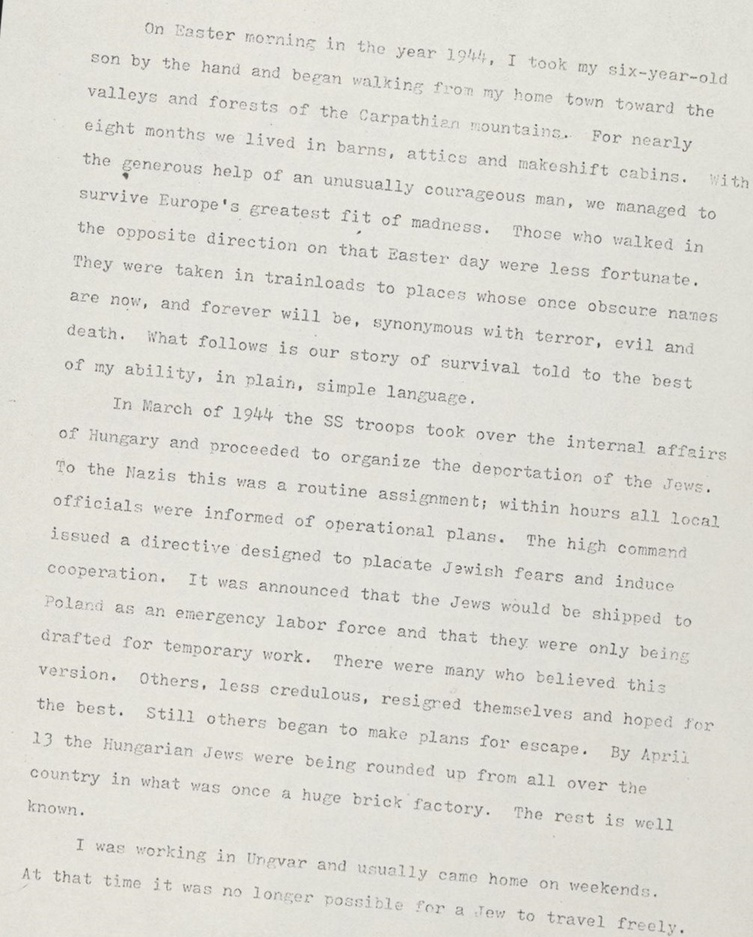
#> input picture Section4-Preprocess_Images_For_TextOCR/data/page_01_rotated.JPG, 753 x 937 px, shrunk from 1006 x 1251 before the run, found by its file name
$ python rotated_deskewing.py
#> lines starting #> are read from the running program, lines starting #| are printed output that depends on the picture; after the words box and inside, x2 and y2 are one past the last pixel; in counts of white or black regions, pixels touching at a corner belong together
# Rotated and Deskewing
# Make sure no borders

import cv2 as cv
import numpy as np

new = cv.imread("Section4-Preprocess_Images_For_TextOCR/data/page_01_rotated.jpg")
#> new is the input picture: shape (937, 753, 3); mean B, G, R 212.5, 219.3, 220.6
cv.imshow('New Image', new)

def getSkewAngle(cvImage) -> float:
  # Prep image, copy, convert to gray scale, blur, and threshold
  newImage = cvImage.copy()
  gray = cv.cvtColor(newImage, cv.COLOR_BGR2GRAY)
  blur = cv.GaussianBlur(gray, (9,9), 0)
  thresh = cv.threshold(blur, 0, 255, cv.THRESH_BINARY_INV + cv.THRESH_OTSU)[1]

  # Apply dilate to merge text into meaningful lines/paragraphs.
  # Use larger kernel on x axis to merge characters into single line, cancelling out any spaces.
  # But use smaller kernel on Y axis to separate between different blocks of text
  kernel = cv.getStructuringElement(cv.MORPH_RECT, (30, 5))
  dilate = cv.dilate(thresh, kernel, iterations=2)

  # Find all contours
  contours, hierarchy = cv.findContours(dilate, cv.RETR_LIST, cv.CHAIN_APPROX_SIMPLE)
  contours = sorted(contours, key= cv.contourArea, reverse = True)
  for c in contours:
    rect = cv.boundingRect(c)
    x,y,w,h = rect
    cv.rectangle(newImage, (x,y), (x+w, y+h), (0,255,0), 2)

    # Find largest contour and surround in min area box
    largestContour = contours[0]
    print(len(contours))
    minAreaRect = cv.minAreaRect(largestContour)
    cv.imwrite("Section4-Preprocess_Images_For_TextOCR/temp/boxes.jpg", newImage)

    # Determine the angle. Convert it to the value that was originally used to obtain skewed image
    angle = minAreaRect[-1]
    if angle < -45:
      angle = 90 + angle
    return -1.0 * angle

# Rotate the image around its center
def rotateImage(cvImage, angle:float):
  newImage = cvImage.copy()
  (h, w) = newImage.shape[:2]
  center = (w//2, h//2)
  M = cv.getRotationMatrix2D(center, angle, 1.0)
  newImage = cv.warpAffine(newImage, M, (w,h), flags=cv.INTER_CUBIC, borderMode=cv.BORDER_REPLICATE)
  return newImage

# Deskew image
def deskew(cvImage):
  angle = getSkewAngle(cvImage)
#> in getSkewAngle, `thresh = cv.threshold(blur, 0, 255, cv.THRESH_BINARY_INV + cv.THRESH_O..`:
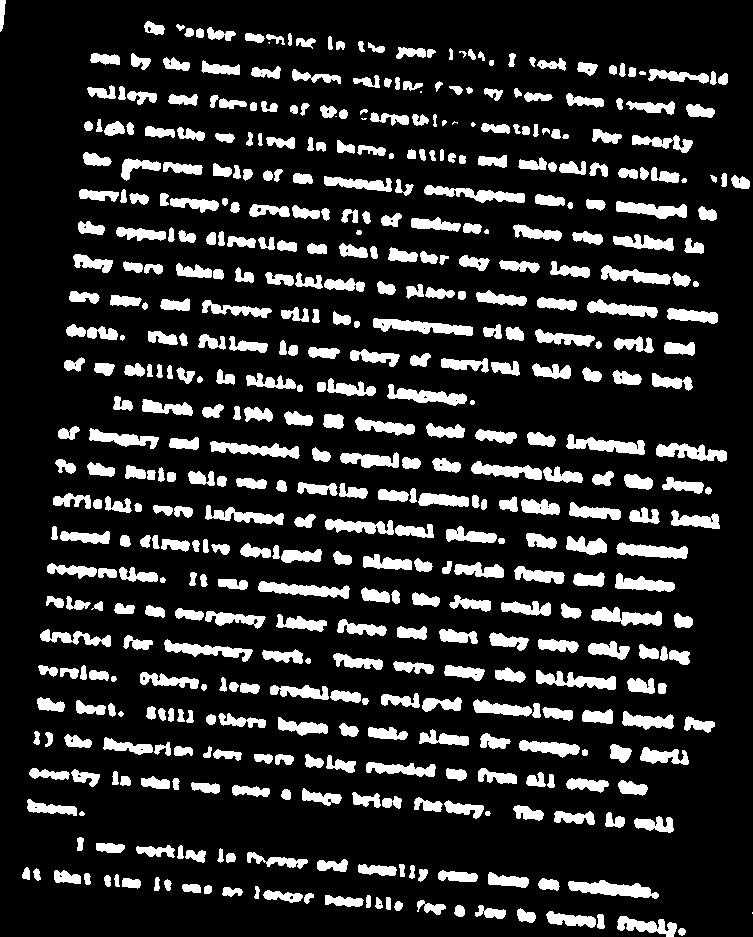
#> thresh: shape (937, 753); 16.2% white; 498 white regions (7 under 20 px), largest, box (x1, y1, x2, y2) and area: (373, 318, 473, 336) 956, (568, 880, 659, 899) 953, (258, 581, 350, 599) 870
#> in getSkewAngle, `dilate = cv.dilate(thresh, kernel, iterations=2)`:
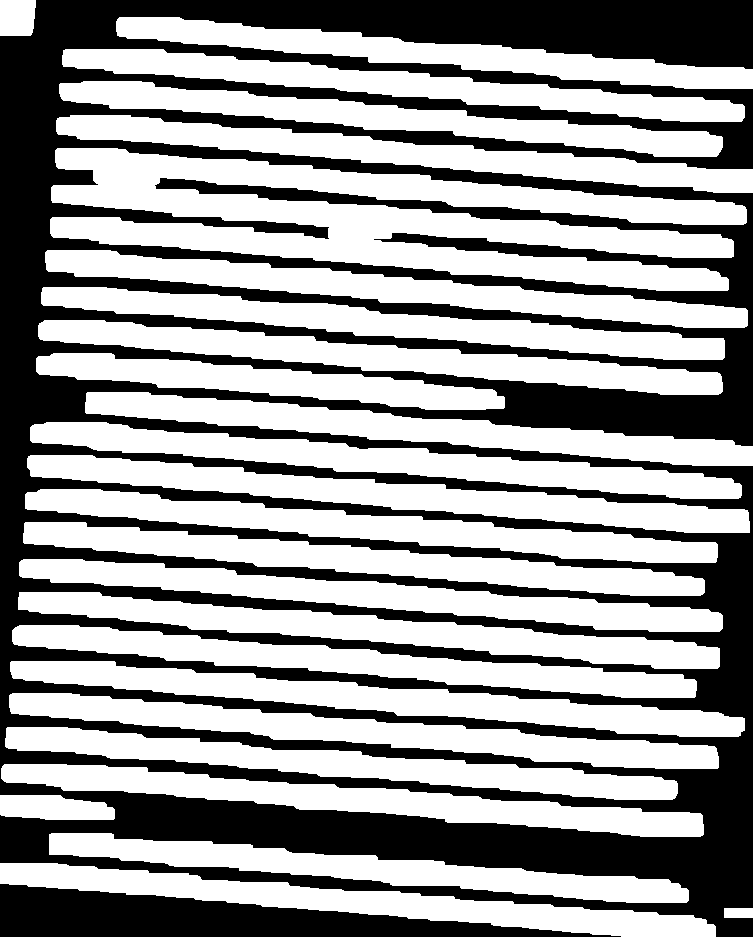
#> dilate: shape (937, 753); 59.1% white; 2 black regions
#> in getSkewAngle, `contours, hierarchy = cv.findContours(dilate, cv.RETR_LIST, cv.CHAIN_A..`: contours = 26 contours; largest, box (x1, y1, x2, y2) and area: (50, 148, 747, 291) 48343, (27, 455, 750, 533) 17296, (10, 661, 745, 737) 17256, (9, 693, 719, 769) 16880, (30, 422, 742, 499) 16805
#> the loop in getSkewAngle, `for c in contours:` made 1 pass
#> (x, y, w, h, minAreaRect, angle) on pass 1: (50, 148, 697, 143, ((397.1, 220.7), (96.82, 695.4), -84.99), 5.01)
#| 26
#> pass 1, in getSkewAngle, `cv.imwrite("Section4-Preprocess_Images_For_TextOCR/temp/boxes.jpg", ne..`:
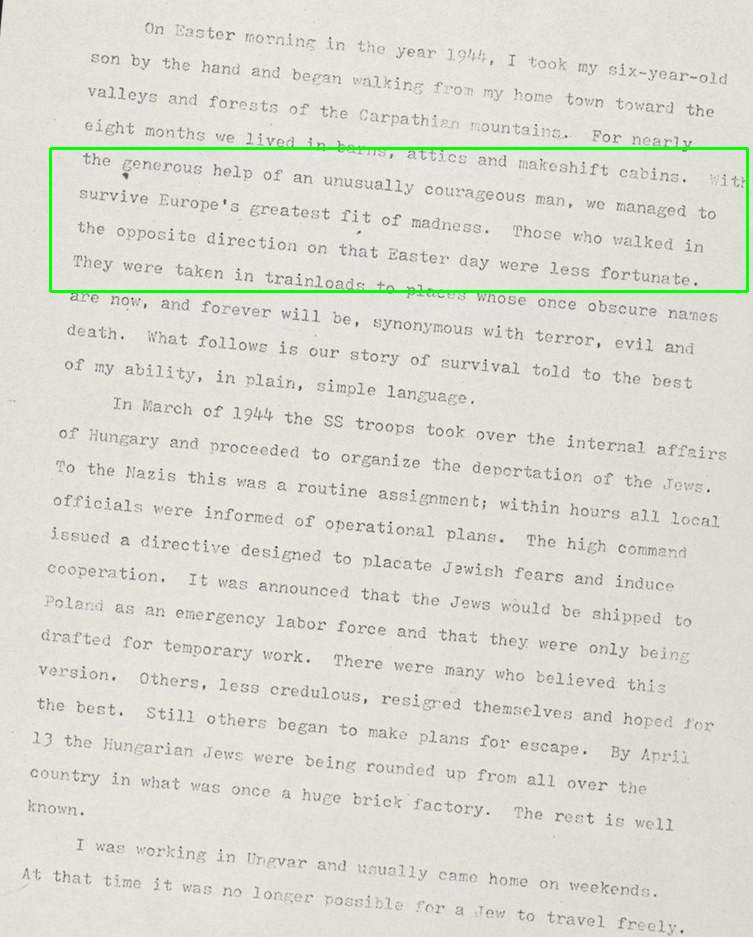
#> saved as boxes.jpg: shape (937, 753, 3); mean B, G, R 210.9, 219.6, 219
  return rotateImage(cvImage, -1.0 * angle)

# Rotate the image to the best view angle
fixed = deskew(new)
#> in deskew, `angle = getSkewAngle(cvImage)`: angle = -5.01
#> in rotateImage, `M = cv.getRotationMatrix2D(center, angle, 1.0)`: M = [[0.996, 0.0874, -39.46], [-0.0874, 0.996, 34.65]]
#> in rotateImage, `newImage = cv.warpAffine(newImage, M, (w,h), flags=cv.INTER_CUBIC, bor..`:
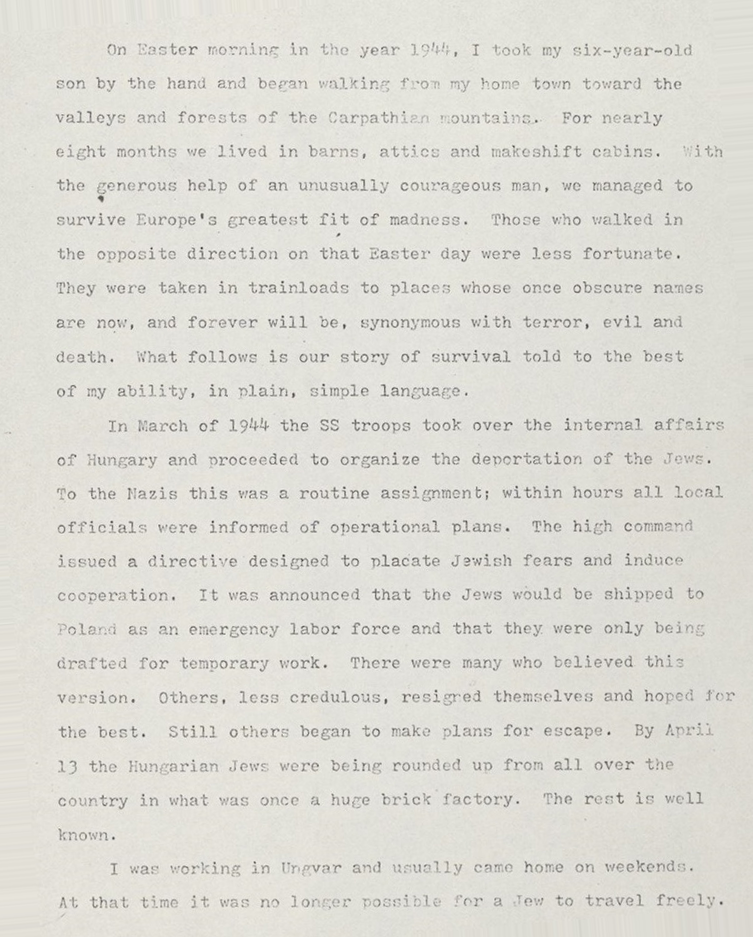
#> newImage: shape (937, 753, 3); mean B, G, R 212.5, 219.4, 220.7
cv.imwrite("Section4-Preprocess_Images_For_TextOCR/temp/rotated_fixed.jpg", fixed)
rotated_fixed = cv.imread("Section4-Preprocess_Images_For_TextOCR/temp/rotated_fixed.jpg")
cv.imshow("Rotated Fixed", rotated_fixed)

cv.waitKey(0)
